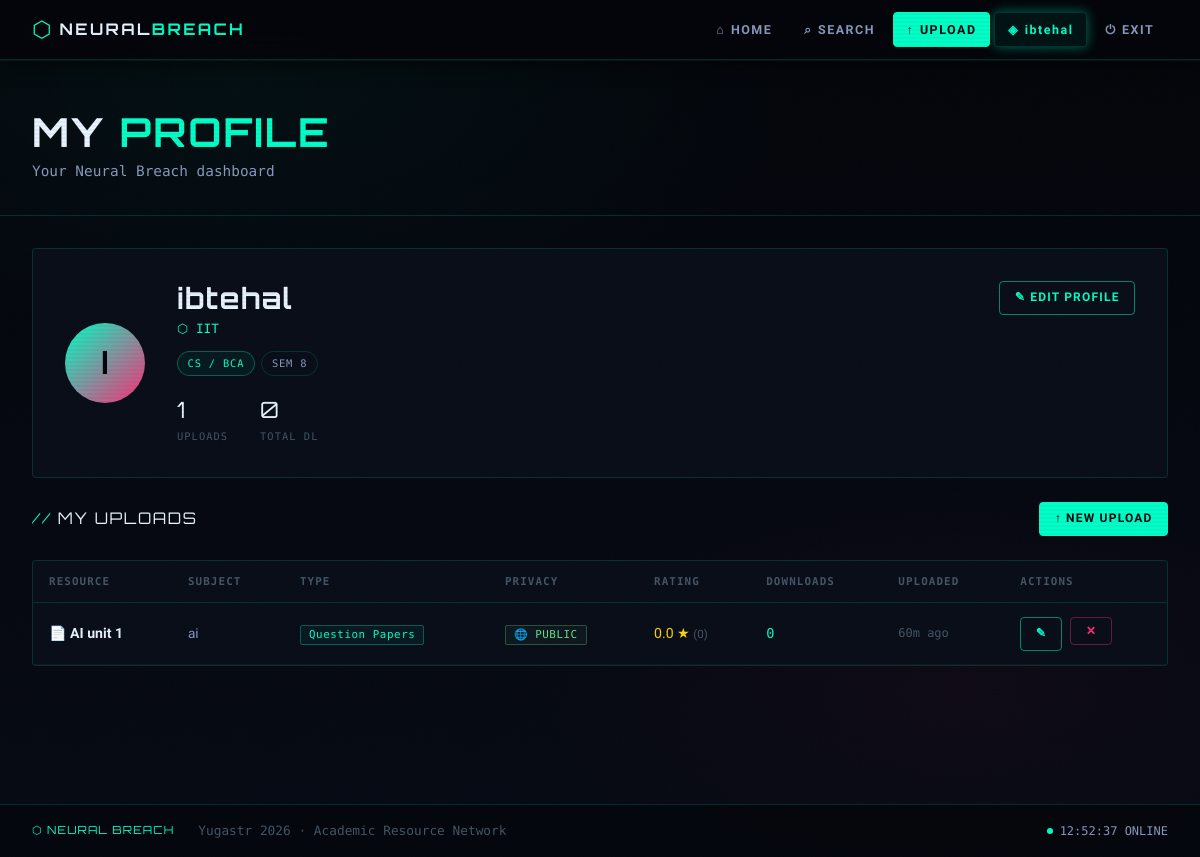
Screenshot of /profile (signed in) with the database file from the repository.
### tables this page shows
CREATE TABLE users (
            id INTEGER PRIMARY KEY AUTOINCREMENT,
            name TEXT NOT NULL,
            email TEXT UNIQUE NOT NULL,
            password_hash TEXT NOT NULL,
            college TEXT NOT NULL,
            branch TEXT NOT NULL,
            semester TEXT NOT NULL,
            bio TEXT DEFAULT '',
            profile_pic TEXT DEFAULT '',
            created_at TIMESTAMP DEFAULT CURRENT_TIMESTAMP
        );

CREATE TABLE resources (
            id INTEGER PRIMARY KEY AUTOINCREMENT,
            user_id INTEGER NOT NULL,
            title TEXT NOT NULL,
            subject TEXT NOT NULL,
            semester TEXT NOT NULL,
            resource_type TEXT NOT NULL,
            year_batch TEXT NOT NULL,
            description TEXT DEFAULT '',
            tags TEXT DEFAULT '',
            privacy TEXT DEFAULT 'public',
            college TEXT NOT NULL,
            filename TEXT NOT NULL,
            original_filename TEXT NOT NULL,
            file_size INTEGER DEFAULT 0,
            download_count INTEGER DEFAULT 0,
            created_at TIMESTAMP DEFAULT CURRENT_TIMESTAMP,
            FOREIGN KEY (user_id) REFERENCES users(id) ON DELETE CASCADE
        );

### app.py (the view)
@app.route('/profile')
@login_required
def profile():
    user = get_current_user()
    conn = get_db()
    resources = conn.execute("""
        SELECT r.*,
               (SELECT AVG(rating) FROM reviews WHERE resource_id=r.id) as avg_rating,
               (SELECT COUNT(*) FROM reviews WHERE resource_id=r.id) as review_count
        FROM resources r WHERE r.user_id=?
        ORDER BY r.created_at DESC
    """, (user['id'],)).fetchall()
    total_downloads = conn.execute(
        "SELECT SUM(download_count) as total FROM resources WHERE user_id=?", (user['id'],)
    ).fetchone()['total'] or 0
    conn.close()
    return render_template('profile.html', user=user, resources=resources,
                           total_downloads=total_downloads)

### app.py (called while the page is built)
def get_db():
    conn = sqlite3.connect(DB_PATH)
    conn.row_factory = sqlite3.Row
    conn.execute("PRAGMA foreign_keys = ON")
    return conn

def login_required(f):
    @wraps(f)
    def decorated(*args, **kwargs):
        if 'user_id' not in session:
            flash('Please log in to continue.', 'warning')
            return redirect(url_for('login'))
        return f(*args, **kwargs)
    return decorated

def get_current_user():
    if 'user_id' not in session:
        return None
    conn = get_db()
    user = conn.execute("SELECT * FROM users WHERE id = ?", (session['user_id'],)).fetchone()
    conn.close()
    return user

@app.template_filter('timeago')
def timeago_filter(dt_str):
    if not dt_str:
        return ''
    try:
        dt = datetime.strptime(str(dt_str), '%Y-%m-%d %H:%M:%S')
        delta = datetime.now() - dt
        if delta.days > 365:
            return f"{delta.days // 365}y ago"
        elif delta.days > 30:
            return f"{delta.days // 30}mo ago"
        elif delta.days > 0:
            return f"{delta.days}d ago"
        elif delta.seconds > 3600:
            return f"{delta.seconds // 3600}h ago"
        elif delta.seconds > 60:
            return f"{delta.seconds // 60}m ago"
        return "just now"
    except:
        return str(dt_str)

@app.template_filter('file_icon')
def file_icon_filter(filename):
    ext = filename.rsplit('.', 1)[-1].lower() if '.' in filename else ''
    icons = {
        'pdf': '📄', 'docx': '📝', 'doc': '📝',
        'ppt': '📊', 'pptx': '📊', 'txt': '📃',
        'png': '🖼️', 'jpg': '🖼️', 'jpeg': '🖼️',
        'zip': '📦'
    }
    return icons.get(ext, '📁')

### templates/profile.html (shortened to what this page needs)
{% extends "base.html" %}
{% block content %}
<div class="page-header">
  <div class="container" style="padding:0">
    <h1 class="fade-up">MY <span>PROFILE</span></h1>
    <p class="page-subtitle fade-up delay-1">Your Neural Breach dashboard</p>
  </div>
</div>
<div class="container" style="padding-bottom:3rem">
  <div class="card profile-header fade-up" style="margin-bottom:1.5rem;">
    <div class="profile-avatar">{{ user.name[0].upper() }}</div>
    <div>
      <h2>{{ user.name }}</h2>
      <div class="profile-college">⬡ {{ user.college }}</div>
      <div class="badge-list">
        <span class="badge badge-branch">{{ user.branch }}</span>
        <span class="badge badge-sem">SEM {{ user.semester }}</span>
      </div>
      <div class="profile-stats">
        <div class="profile-stat">
          <span class="pstat-val">{{ resources|length }}</span>
          <div class="pstat-label">UPLOADS</div>
        </div>
        <div class="profile-stat">
          <span class="pstat-val">{{ total_downloads }}</span>
          <div class="pstat-label">TOTAL DL</div>
        </div>
      </div>
    </div>
    <a href="{{ url_for('edit_profile') }}" class="btn btn-outline btn-sm" style="margin-left:auto; align-self:flex-start;">✎ EDIT PROFILE</a>
  </div>
  <div class="section-header fade-up">
    <span class="section-title">MY UPLOADS</span>
    <a href="{{ url_for('upload') }}" class="btn btn-primary btn-sm">↑ NEW UPLOAD</a>
  </div>
  {% if resources %}
  <div class="card fade-up delay-1" style="overflow:hidden;">
    <table class="data-table">
      <thead>
        <tr>
          <th>RESOURCE</th>
          <th>SUBJECT</th>
          <th>TYPE</th>
          <th>PRIVACY</th>
          <th>RATING</th>
          <th>DOWNLOADS</th>
          <th>UPLOADED</th>
          <th>ACTIONS</th>
        </tr>
      </thead>
      <tbody>
        {% for res in resources %}
        <tr>
          <td>
            <a href="{{ url_for('resource_detail', resource_id=res.id) }}" style="color:var(--text-bright); text-decoration:none; font-weight:600;">
              {{ res.original_filename | file_icon }} {{ res.title[:30] }}{% if res.title|length > 30 %}…{% endif %}
            </a>
          </td>
          <td style="color:var(--text-mid); font-size:0.85rem;">{{ res.subject[:20] }}</td>
          <td><span class="tag tag-type" style="white-space:nowrap;">{{ res.resource_type }}</span></td>
          <td>
            {% if res.privacy == 'private' %}
            <span class="tag tag-priv">🔒 PRIVATE</span>
            {% else %}
            <span class="tag tag-pub">🌐 PUBLIC</span>
            {% endif %}
          </td>
          <td style="color:var(--gold);">
            {{ '%.1f'|format(res.avg_rating or 0) }} ★
            <span style="color:var(--text-dim); font-size:0.72rem;">({{ res.review_count }})</span>
          </td>
          <td style="font-family:var(--font-mono); font-size:0.85rem; color:var(--cyan);">{{ res.download_count }}</td>
          <td style="font-family:var(--font-mono); font-size:0.75rem; color:var(--text-dim);">{{ res.created_at | timeago }}</td>
          <td>
            <div class="actions-cell">
              <a href="{{ url_for('edit_resource', resource_id=res.id) }}" class="btn btn-outline btn-sm">✎</a>
              <form method="POST" action="{{ url_for('delete_resource', resource_id=res.id) }}" onsubmit="return confirm('Delete this resource?')">
                <button type="submit" class="btn btn-danger btn-sm">✕</button>
              </form>
            </div>
          </td>
        </tr>
        {% endfor %}
      </tbody>
    </table>
  </div>
  {% else %}
  <div class="card no-results fade-up">
    <span class="no-results-icon">⬡</span>
    <p>You haven't uploaded any resources yet.</p>
    <a href="{{ url_for('upload') }}" class="btn btn-primary" style="margin-top:1rem;">↑ Upload Your First Resource</a>
  </div>
  {% endif %}
</div>
{% endblock %}

### templates/base.html (shortened to what this page needs)
<!DOCTYPE html>
<html lang="en">
<head>
  <link rel="stylesheet" href="{{ url_for('static', filename='css/main.css') }}">
</head>
<body>
  {% if session.user_id %}
  <nav class="navbar">
    <a href="{{ url_for('home') }}" class="nav-brand">
      <span class="brand-icon">⬡</span>
      <span class="brand-text">NEURAL<span class="brand-accent">BREACH</span></span>
    </a>
    <div class="nav-links">
      <a href="{{ url_for('home') }}" class="nav-link {% if request.endpoint == 'home' %}active{% endif %}">
        <span class="nav-icon">⌂</span> HOME
      </a>
      <a href="{{ url_for('search') }}" class="nav-link {% if request.endpoint == 'search' %}active{% endif %}">
        <span class="nav-icon">⌕</span> SEARCH
      </a>
      <a href="{{ url_for('upload') }}" class="nav-link nav-upload {% if request.endpoint == 'upload' %}active{% endif %}">
        <span class="nav-icon">↑</span> UPLOAD
      </a>
      <a href="{{ url_for('profile') }}" class="nav-link {% if request.endpoint == 'profile' %}active{% endif %}">
        <span class="nav-icon">◈</span> {{ session.user_name[:10] }}
      </a>
      <a href="{{ url_for('logout') }}" class="nav-link nav-logout">
        <span class="nav-icon">⏻</span> EXIT
      </a>
    </div>
  </nav>
  {% endif %}
  <main class="main-content">
    {% block content %}{% endblock %}
  </main>
  <footer class="footer">
    <div class="footer-inner">
      <span class="footer-brand">⬡ NEURAL BREACH</span>
      <span class="footer-text">Yugastr 2026 · Academic Resource Network</span>
      <span class="footer-status"> SYSTEM ONLINE</span>
    </div>
  </footer>
</body>
</html>

### rows the page displays
users: name "ibtehal", name "I", college "IIT", branch "CS / BCA", semester "8"
resources: original_filename|file_icon "📄", title "AI unit 1", subject "ai", resource_type "Question Papers", privacy "🌐 PUBLIC", avg_rating "0.0", review_count "0", download_count "0", created_at "60m ago"

### other values shown
{{ resources|length }} "1"
{{ total_downloads }} "0"
